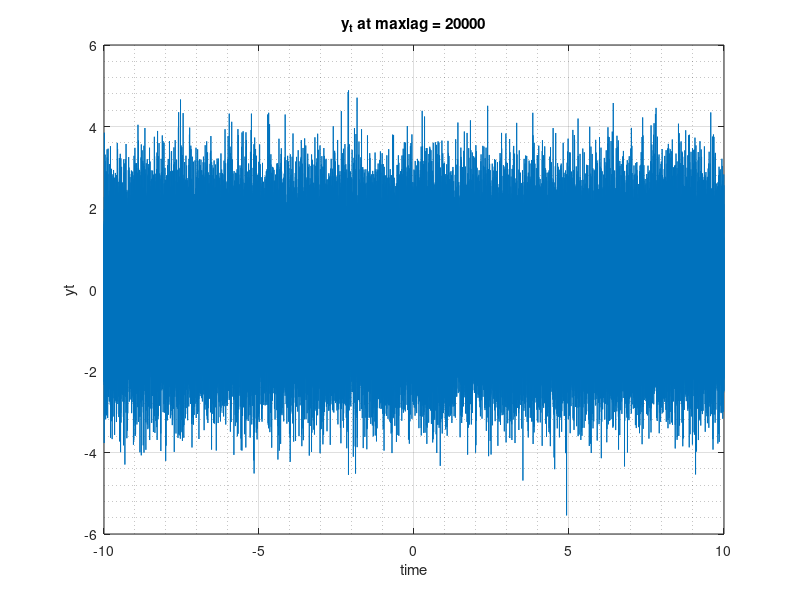

The MATLAB script that drew this image:
%This code sets up the time and frequency vectors for all the numerical
clear;
format long e
tend = 10;
tbeg = -10;
N = 100000;
tstep = (tend-tbeg)/N;
sampling_rate = 1/tstep;

%Time window =
tt = tbeg:tstep:tend-tstep;

load('lab4_num_expt2')

maxlag = 20000;
%Autocorrelation of yt
Ry  = xcorr(yt,yt,maxlag);
%tau vector
tau_vec = -(maxlag*tstep):tstep:maxlag*tstep;
%Abs. PSD corresponding to yt
Sy = abs(fftshift(fft(fftshift(Ry))));
%define the frequency vector corresponding to tau_vec
Ntau = length(tau_vec);
%Nyquist sampling rate
fmax = sampling_rate/2; 
fmin = -fmax;
fstep = (fmax-fmin)/Ntau;
%Frequency window
freq = fmin:fstep:fmax-fstep;

plot(freq, Ry);
xlabel("Frequency (Hz)");
ylabel("R_y");
title("R_y at maxlag = 20000");
grid on;
grid minor;

plot(tt, yt);
xlabel("time");
ylabel("yt");
title("y_t at maxlag = 20000");
grid on;
grid minor;